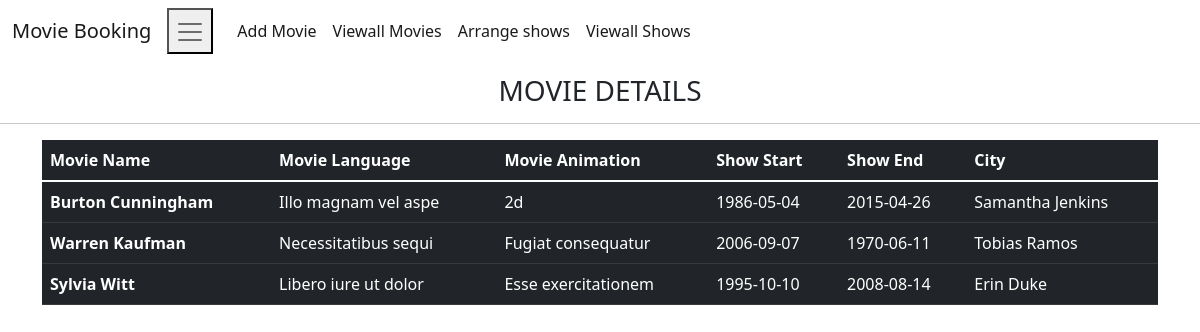
Page /viewall on the earlier database version.
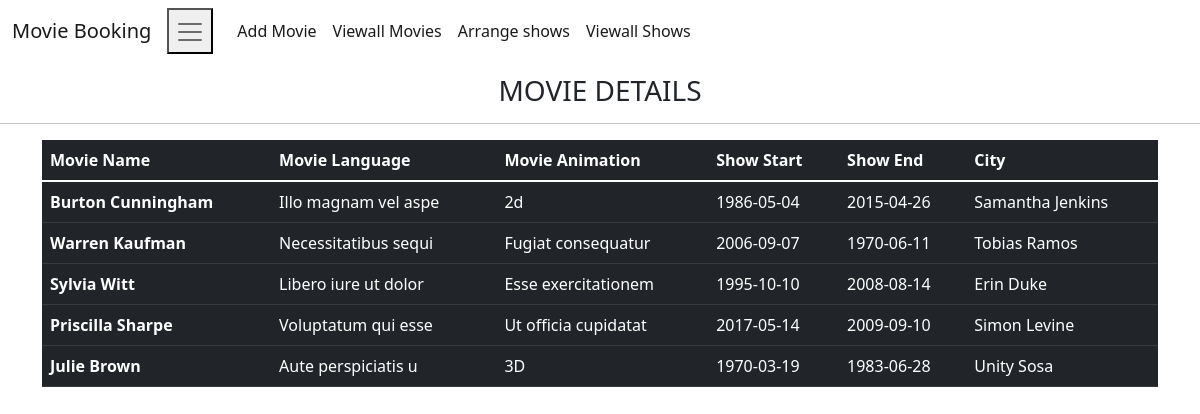
Same page on the later database version.
### tables this page shows
CREATE TABLE PICTURE(
                            MOVIEID INTEGER PRIMARY KEY AUTOINCREMENT,
                            MOVIENAME TEXT,
                            LANGUAGE TEXT,
                            MOVIEANIMATION TEXT,
                            SHOWSTART TEXT,
                             SHOWEND TEXT,
                             CITYNAME TEXT);

### main.py (the view)
@app.route("/viewall")
def viewall():
    cur = conn.cursor()
    cur.execute("SELECT * FROM PICTURE")
    res = cur.fetchall()
    return render_template("viewall.html", cinemas=res)

### templates/viewall.html
{% extends "base.html" %}
{% block content %}
<h3 style="text-align: center; margin-top: 1%;">MOVIE DETAILS</h3>
<hr>
    <div class="container">
        <div class="row">
            <div class="col col-12 col-sm-12 col-md-12 col-lg-12 col-xl-12 col-xxl-12">
                <table class="table table-dark">
                    <thead>
                    <tr>
                        <th scope="col">Movie Name</th>
                        <th scope="col">Movie Language</th>
                        <th scope="col">Movie Animation</th>
                        <th scope="col">Show Start</th>
                        <th scope="col">Show End</th>
                        <th scope="col">City</th>
                    </tr>
                    </thead>
                    <tbody>
                    {% for i in cinemas %}
                    <tr>
                        <th scope="row">{{ i[1] }}</th>
                        <td>{{ i[2] }}</td>
                        <td>{{ i[3] }}</td>
                        <td>{{ i[4] }}</td>
                        <td>{{ i[5] }}</td>
                        <td>{{ i[6] }}</td>
                    </tr>
                    {% endfor %}
                    </tbody>
                </table>
            </div>
        </div>
    </div>
{% endblock %}

### templates/base.html (shortened to what this page needs)
<!DOCTYPE html>
<html lang="en">
<head>
    <link href="https://cdn.jsdelivr.net/npm/bootstrap@5.1.3/dist/css/bootstrap.min.css" rel="stylesheet">
</head>
    <nav class="navbar navbar-expand-lg navbar-light data-bs-toggle">
        <div class="container-fluid">
          <a class="navbar-brand" href="/dashboard">Movie Booking</a>
          <button class="navbar-brand" type="button" data-bs-toggle="collapse" data-bs-target="#navbarNav" aria-controls="navbarNav" aria-expanded="false" aria-label="Toggle navigation">
            <span class="navbar-toggler-icon"></span>
          </button>
          <div class="collapse navbar-collapse" id="navbarNav">
            <ul class="navbar-nav">
                <li class="nav-item">
                    <a class="nav-link active" aria-current="page" href="/dashboard">Add Movie</a>
                  </li>
              <li class="nav-item">
                <a class="nav-link active" aria-current="page" href="/viewall">Viewall Movies</a>
              </li>
                <li class="nav-item">
                <a class="nav-link active" aria-current="page" href="/showsDashboard">Arrange shows</a>
              </li>
                <li class="nav-item">
                <a class="nav-link active" aria-current="page" href="/viewallshows">Viewall Shows</a>
              </li>
            </ul>
          </div>
        </div>
      </nav>
      {% block content %}
      {% endblock %}
</body>
</html>

Differences in the rows shown:
added PICTURE: MOVIENAME "Priscilla Sharpe", LANGUAGE "Voluptatum qui esse", MOVIEANIMATION "Ut officia cupidatat", SHOWSTART "2017-05-14", SHOWEND "2009-09-10", CITYNAME "Simon Levine"
added PICTURE: MOVIENAME "Julie Brown", LANGUAGE "Aute perspiciatis u", MOVIEANIMATION "3D", SHOWSTART "1970-03-19", SHOWEND "1983-06-28", CITYNAME "Unity Sosa"
